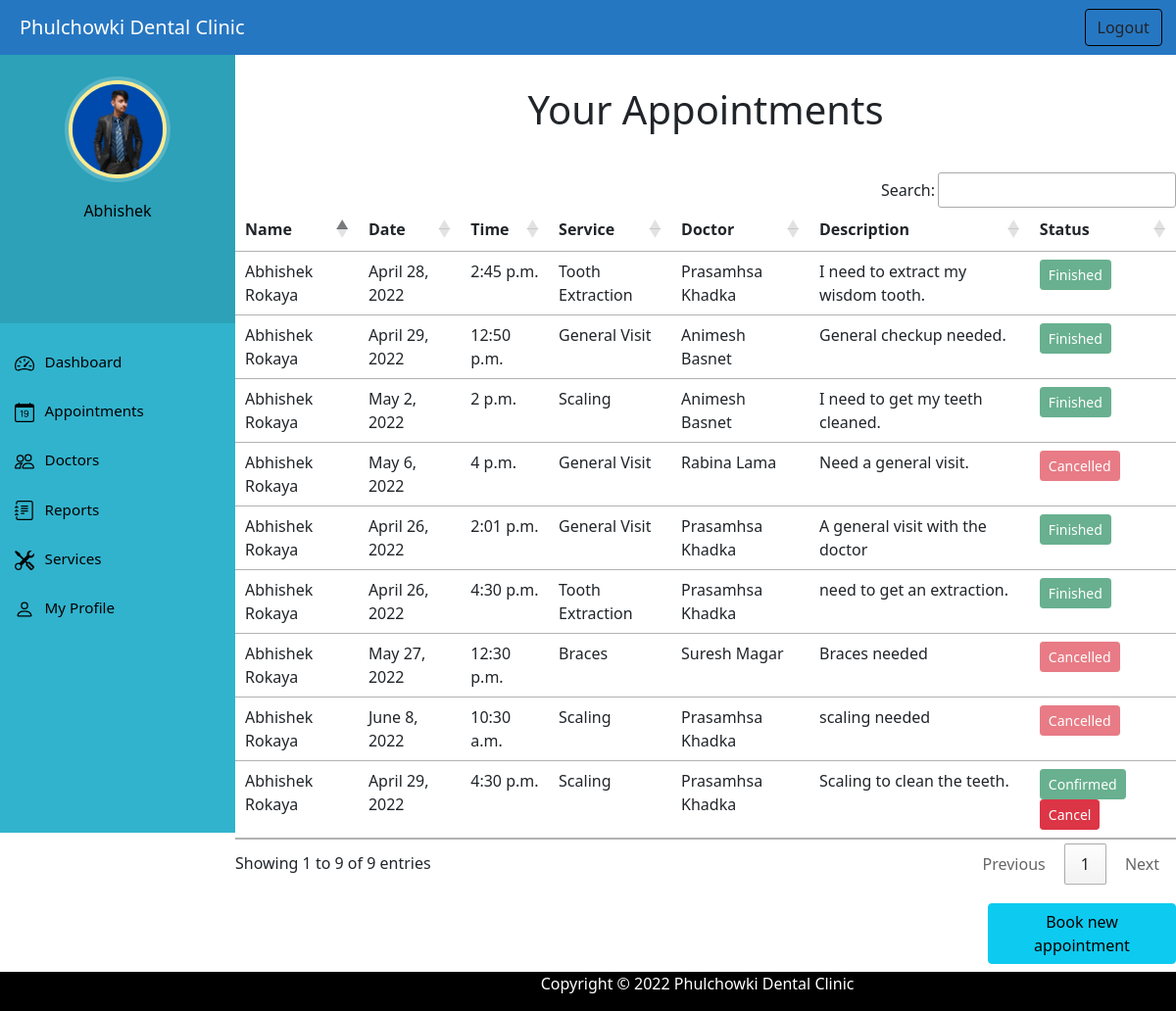
The app's page /user_view_appointment (signed in) with its own data.
### home/models.py (models this page shows, shortened)
class PatientUser(models.Model):
    user=models.OneToOneField(User, null=True, blank=False,on_delete=models.CASCADE)
    date_of_birth = models.DateField()
    phone_number = models.CharField(max_length=15)
    address = models.CharField(max_length=50)
    profile_picture = models.ImageField(upload_to='profile_pic/user_profile_pic/', default='img/defaultuser.png')
    def __str__(self):
        return self.user.first_name+" "+self.user.last_name

class Appointment(models.Model):
    patientUser = models.ForeignKey(PatientUser, blank=False, null=False, on_delete=models.CASCADE)
    doctor = models.ForeignKey(Doctor, blank=False, null=False, on_delete=models.CASCADE)
    service = models.ForeignKey(Service, blank=False, null=False, on_delete=models.CASCADE)
    date = models.DateField()
    time = models.TimeField()
    description = models.TextField()
    status = models.IntegerField('Status', default=0)

class Service(models.Model):
    service_name = models.CharField('Service',max_length=50)
    cost = models.IntegerField()
    description = models.TextField()
    def __str__(self):
        return self.service_name

class Doctor(models.Model):
    full_name = models.CharField(max_length=100)
    qualification = models.CharField(max_length=50)
    date_of_birth = models.DateField()
    email = models.EmailField(max_length=100)
    phone_number = models.CharField(max_length=15)
    address = models.CharField(max_length=50)
    profile_picture = models.ImageField(upload_to='profile_pic/doctor_profile_pic/',null=True,blank=True)
    experience = models.CharField(max_length=10, default="1 year")
    def __str__(self):
        return self.full_name

### home/views.py (the view)
# urls.py: path('user_view_appointment', views.user_view_appointment,name='user_view_appointment'),
@login_required(login_url='/login')
@user_passes_test(is_patient)
def user_view_appointment(request):
    patientUser = PatientUser.objects.get(user=request.user.id) #to get the profile picture in the sidebar
    appointment = Appointment.objects.filter(patientUser=patientUser).all()
    return render(request,'user_view_appointment.html', {'appointment':appointment ,'patientUser':patientUser})

### home/views.py (called while the page is built)
def is_patient(user):
    return user.groups.filter(name='PATIENT').exists()

### templates/user_view_appointment.html (shortened to what this page needs)
{% extends 'userbase.html' %}
{% load static %}
{% block content %}
<h1 class="text-center" style="margin-top: 40px;">Your Appointments</h1>
<div style="margin-top: 40px;">
  <div class="panel panel-primary">
    <table class="table table-hover" id="example">
      <thead>
        <tr>
          <th>Name</th>
          <th>Date</th>
          <th>Time</th>
          <th>Service</th>
          <th>Doctor</th>
          <th>Description</th>
          <th>Status</th>
        </tr>
      </thead>
      {% for a in appointment %}
      <tr>
        <td> {{a.patientUser}}</td>
        <td>{{a.date}}</td>
        <td>{{a.time}}</td>
        <td>{{a.service}}</td>
        <td>{{a.doctor}}</td>
        <td>{{a.description}}</td>
        {%if a.status == 0 %}
        <td> <button class="btn btn-sm btn-primary" disabled data-bs-toggle="button">Pending</button> <a class="btn btn-danger btn-sm" onclick="return confirm('Are you sure you want to cancel this appointment?')"
        name="cancel_button" href="{% url 'user_cancel_appointment' a.id  %}">Cancel</a></td>
        {% elif a.status == 1 %}
        <td> <button class="btn btn-sm btn-success" disabled data-bs-toggle="button" >Confirmed</button>
        <a class="btn btn-danger btn-sm" onclick="return confirm('Are you sure you want to cancel this appointment?')"
        name="cancel_button" href="{% url 'user_cancel_appointment' a.id  %}">Cancel</a></td>
        {% elif a.status == 2 %}
        <td> <button class="btn btn-sm btn-danger" disabled data-bs-toggle="button" >Rejected</button></td>
        {% elif a.status == 3 %}
        <td> <button class="btn btn-sm btn-danger" disabled data-bs-toggle="button" >Cancelled</button></td>
        {% elif a.status == 4 %}
        <td> <button class="btn btn-sm btn-success" disabled data-bs-toggle="button">Finished</button></td>
        {% endif %}
      </tr>
      {% endfor %}
    </table>
  </div>
  <a type="button" class="btn btn-info" href="/user_book_appointment" style="margin-left: 80%; margin-top:2%; margin-bottom: 5%;" >Book new appointment</a>
</div>
{% endblock content %}

### templates/userbase.html (shortened to what this page needs)
<!doctype html>
<html lang="en">
<head>
  {% load static %}
  <link rel="stylesheet" href="{% static 'css/dashboardstyle.css' %}">
  <link rel="stylesheet" href="https://cdn.datatables.net/1.11.5/css/jquery.dataTables.min.css">
  <link rel="stylesheet" href="https://cdn.datatables.net/buttons/2.2.2/css/buttons.dataTables.min.css">
  <link href="https://cdn.jsdelivr.net/npm/bootstrap@5.1.3/dist/css/bootstrap.min.css" rel="stylesheet"
>
</head>
<body>
  <nav class="menu" tabindex="0">
    <header class="avatar" style="height: 35%;">
      <img src="{% static patientUser.profile_picture .url %}" width="50px" height="100px"/>
      <br><br>
      <h6 style="color: black;">{{user.first_name}}</h6>
    </header>
    <ul>
      <li tabindex="0" class="icon-dashboard"> <a style="color:black; text-decoration:none;" href="/userdashboard"><span>Dashboard</span></a> </li>
      <li tabindex="0" class="icon-calendar"> <a style="color:black; text-decoration:none;" href="/userappointment"><span>Appointments</span></a></li>
      <li tabindex="0" class="icon-doctor"> <a style="color:black; text-decoration:none;" href="/user_view_doctors"><span>Doctors</span></a></li>
      <li tabindex="0" class="icon-report"> <a style="color:black; text-decoration:none;" href="/user_view_reports"><span>Reports</span></a></li>
      <li tabindex="0" class="icon-service"> <a style="color:black; text-decoration:none;" href="/user_view_services"><span>Services</span></a></li>
      <li tabindex="0" class="icon-profile"> <a style="color:black; text-decoration:none;" href="/user_view_profile"><span>My Profile</span></a></li>
    </ul>
  </nav>
  <main>
    <div class="bs-example">
      <nav class="navbar navbar-expand-md  navbar-dark fixed-top" style="background:#2677C2;">
        <a href="/userdashboard" class="navbar-brand" style="margin-left: 20px;">Phulchowki Dental Clinic</a>
        <div class="collapse navbar-collapse justify-content-between" id="navbarCollapse">
          <div class="navbar-nav" style=" margin-left: 90%;">
              <a type="button" class="btn" onclick="return confirm('Are you sure you want to logout?')" href="/logout" style="border-color: black;">Logout</a>
          </div>
        </div>
      </nav>
    </div>
    <br><br>
    {% block content %}
    {% endblock content %}
    <footer style="position: fixed; left: 0; bottom: 0; width: 100%;">
      <div class="container">
        <div class="row">
          <div class="col-md-12 col-sm-12">
            <div style="color:#ffffff; padding-left: 20%;" class="wow fadeInUp footer-copyright">
              <p> Copyright &copy; 2022 Phulchowki Dental Clinic </p>
            </div>
          </div>
        </div>
      </div>
    </footer>
  </main>
</body>
</html>

### static/css/dashboardstyle.css (style rules this page uses)
a:link { text-decoration: none; }
a { color: white; }
footer { padding: 0px 0px 0px 0px; background-color: black; margin: 0px; }
p { text-align: center; }
h6 { color: black; }
body { padding-left: 240px; color: black; }
main { position: relative; height: 100vh; }
.menu { background: #31b3cd; height: 100vh; width: 240px; position: fixed; top: 50px; left: 0; z-index: 5; outline: none; }
.menu .avatar { background: rgba(0, 0, 0, 0.1); padding: 2em 0.5em; text-align: center; }
.menu .avatar img { width: 100px; border-radius: 50%; overflow: hidden; border: 4px solid #ffea92; box-shadow: 0 0 0 4px rgba(255, 255, 255, 0.2); }
.menu ul { list-style: none; padding: 1em 0; margin: 0; }
.menu ul li { padding: 0.8em 1em 1em 3em; font-size: 0.95em; font-weight: regular; background-repeat: no-repeat; background-position: left 15px center; background-size: auto 20px; transition: all 0.15s linear; cursor: pointer; }
.menu ul li.icon-dashboard { background-image: url("../img/dashboard.svg"); }
.menu ul li.icon-report { background-image: url("../img/report.svg"); }
.menu ul li.icon-doctor { background-image: url("../img/people.svg"); }
.menu ul li.icon-calendar { background-image: url("../img/calendar.svg"); }
.menu ul li.icon-service { background-image: url("../img/service.svg"); }
.menu ul li.icon-profile { background-image: url("../img/person.svg"); }

### records on screen
PatientUser: profile_picture (picture)
Appointment: patientUser "Abhishek Rokaya", date "April 28, 2022", time "2:45 p.m.", service "Tooth Extraction", doctor "Prasamhsa Khadka", description "I need to extract my wisdom tooth.", status "Finished"
Appointment: patientUser "Abhishek Rokaya", date "April 29, 2022", time "12:50 p.m.", service "General Visit", doctor "Animesh Basnet", description "General checkup needed.", status "Finished"
Appointment: patientUser "Abhishek Rokaya", date "May 2, 2022", time "2 p.m.", service "Scaling", doctor "Animesh Basnet", description "I need to get my teeth cleaned.", status "Finished"
Appointment: patientUser "Abhishek Rokaya", date "May 6, 2022", time "4 p.m.", service "General Visit", doctor "Rabina Lama", description "Need a general visit.", status "Cancelled"
Appointment: patientUser "Abhishek Rokaya", date "April 26, 2022", time "2:01 p.m.", service "General Visit", doctor "Prasamhsa Khadka", description "A general visit with the doctor", status "Finished"
Appointment: patientUser "Abhishek Rokaya", date "April 26, 2022", time "4:30 p.m.", service "Tooth Extraction", doctor "Prasamhsa Khadka", description "need to get an extraction.", status "Finished"
Appointment: patientUser "Abhishek Rokaya", date "May 27, 2022", time "12:30 p.m.", service "Braces", doctor "Suresh Magar", description "Braces needed", status "Cancelled"
Appointment: patientUser "Abhishek Rokaya", date "June 8, 2022", time "10:30 a.m.", service "Scaling", doctor "Prasamhsa Khadka", description "scaling needed", status "Cancelled"
Appointment: patientUser "Abhishek Rokaya", date "April 29, 2022", time "4:30 p.m.", service "Scaling", doctor "Prasamhsa Khadka", description "Scaling to clean the teeth.", status "Confirmed"

### other values on screen
{{ user.first_name }} "Abhishek"
